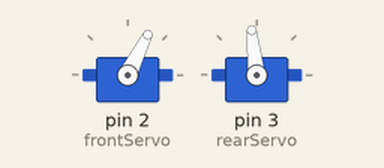
Bench run of a sketch on a simulated Arduino Uno, built with avr-gcc and run on an emulated ATmega328P. Parts: 2 × servo.

Above: at 1.05 s.
At 1.3 s:
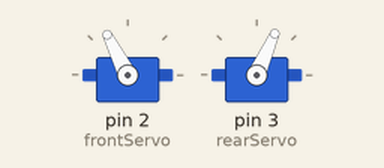
At 1.55 s:
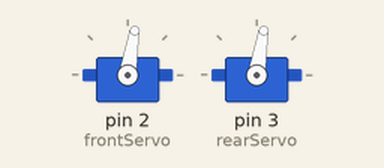
Timing chart, 0 to 4.0 s (numbered marks = the images above):
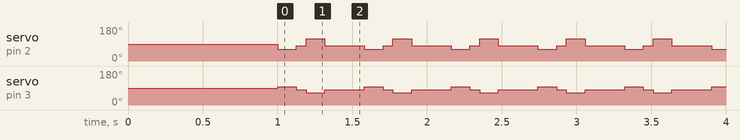

Measured:
- by itself, servo on pin 2 (frontServo): repeats every 0.58 s: 81° 0.07 s, 117° 0.13 s, 81° 0.27 s, 63° 0.13 s
- by itself, servo on pin 3 (rearServo): repeats every 0.58 s: 81° 0.07 s, 66° 0.13 s, 81° 0.27 s, 96° 0.13 s

The sketch:

bugRobo_turn_right.ino
```cpp
#include <Servo.h>

Servo frontServo;
Servo rearServo;

int centerTurnPos = 81;
int frontTurnRightUp = 63;
int frontTurnLeftUp = 117;
int backTurnRightForward = 66;
int backTurnLeftForward = 96;

void moveTurnLeft() {
  frontServo.write(frontTurnRightUp);
  rearServo.write(backTurnLeftForward);

  delay(125);

  frontServo.write(centerTurnPos);
  rearServo.write(centerTurnPos);

  delay(65);

  frontServo.write(frontTurnLeftUp);
  rearServo.write(backTurnRightForward);

  delay(125);

  frontServo.write(centerTurnPos);
  rearServo.write(centerTurnPos);

  delay(65);
}

void setup() {
  // put your setup code here, to run once:
  frontServo.attach(2);
  rearServo.attach(3);
  frontServo.write(90);
  rearServo.write(90);
  delay(1000);
}

void loop() {
  // put your main code here, to run repeatedly:
  moveTurnLeft();
  delay(200);
}
```
